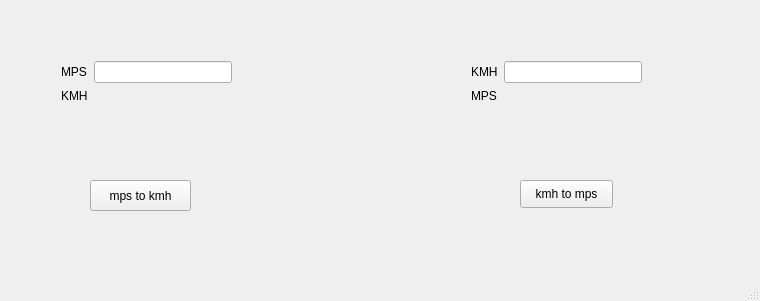
<?xml version="1.0" encoding="UTF-8"?>
<ui version="4.0">
 <class>MainWindow</class>
 <widget class="QMainWindow" name="MainWindow">
  <property name="geometry">
   <rect>
    <x>0</x>
    <y>0</y>
    <width>760</width>
    <height>301</height>
   </rect>
  </property>
  <property name="windowTitle">
   <string>MainWindow</string>
  </property>
  <widget class="QWidget" name="centralwidget">
   <widget class="QPushButton" name="btnmpstokmh">
    <property name="geometry">
     <rect>
      <x>90</x>
      <y>180</y>
      <width>101</width>
      <height>31</height>
     </rect>
    </property>
    <property name="text">
     <string>mps to kmh</string>
    </property>
   </widget>
   <widget class="QPushButton" name="btnkmhtomps">
    <property name="geometry">
     <rect>
      <x>520</x>
      <y>180</y>
      <width>93</width>
      <height>28</height>
     </rect>
    </property>
    <property name="text">
     <string>kmh to mps</string>
    </property>
   </widget>
   <widget class="QWidget" name="">
    <property name="geometry">
     <rect>
      <x>61</x>
      <y>61</y>
      <width>171</width>
      <height>87</height>
     </rect>
    </property>
    <layout class="QFormLayout" name="formLayout">
     <item row="0" column="0">
      <widget class="QLabel" name="label">
       <property name="sizePolicy">
        <sizepolicy hsizetype="Preferred" vsizetype="Preferred">
         <horstretch>0</horstretch>
         <verstretch>0</verstretch>
        </sizepolicy>
       </property>
       <property name="text">
        <string>MPS</string>
       </property>
      </widget>
     </item>
     <item row="0" column="1">
      <widget class="QLineEdit" name="txtMps"/>
     </item>
     <item row="3" column="0">
      <widget class="QLabel" name="label_3">
       <property name="text">
        <string>KMH</string>
       </property>
      </widget>
     </item>
     <item row="3" column="1">
      <widget class="QLabel" name="lblKmh">
       <property name="text">
        <string/>
       </property>
      </widget>
     </item>
    </layout>
   </widget>
   <widget class="QWidget" name="">
    <property name="geometry">
     <rect>
      <x>471</x>
      <y>61</y>
      <width>171</width>
      <height>87</height>
     </rect>
    </property>
    <layout class="QFormLayout" name="formLayout_2">
     <item row="0" column="0">
      <widget class="QLabel" name="label_2">
       <property name="text">
        <string>KMH</string>
       </property>
      </widget>
     </item>
     <item row="0" column="1">
      <widget class="QLineEdit" name="txtKmh"/>
     </item>
     <item row="3" column="0">
      <widget class="QLabel" name="label_4">
       <property name="sizePolicy">
        <sizepolicy hsizetype="Preferred" vsizetype="Preferred">
         <horstretch>0</horstretch>
         <verstretch>0</verstretch>
        </sizepolicy>
       </property>
       <property name="text">
        <string>MPS</string>
       </property>
      </widget>
     </item>
     <item row="3" column="1">
      <widget class="QLabel" name="lblMps">
       <property name="text">
        <string/>
       </property>
      </widget>
     </item>
    </layout>
   </widget>
  </widget>
  <widget class="QMenuBar" name="menubar">
   <property name="geometry">
    <rect>
     <x>0</x>
     <y>0</y>
     <width>760</width>
     <height>26</height>
    </rect>
   </property>
  </widget>
  <widget class="QStatusBar" name="statusbar"/>
 </widget>
 <resources/>
 <connections/>
</ui>
